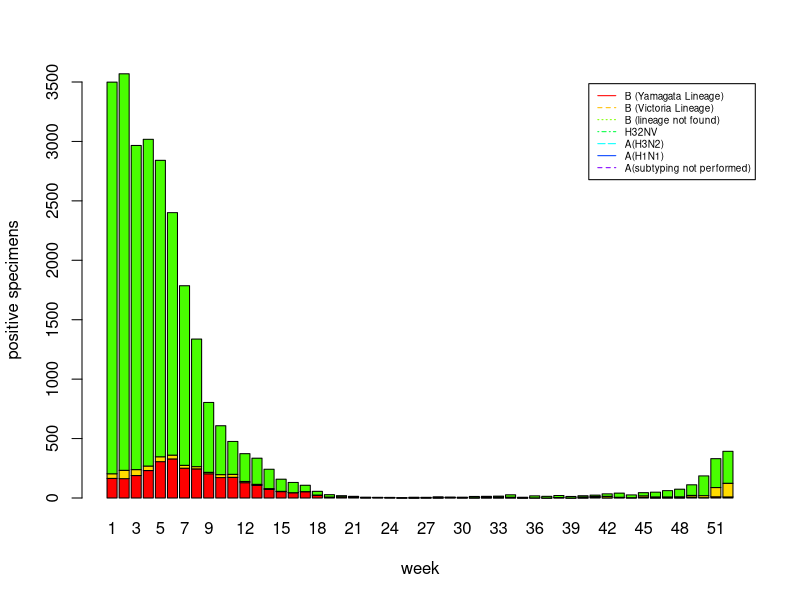

Source code (R):
file <- read.csv("Public_week52.csv",header = TRUE)
data <- data.frame(file[9], file[8], file[7],
                   file[2], file[4], file[3], 
                   file[6])
data
xaxis <- file[4]
a <- as.matrix(data)
barplot(t(a),ylim = c(0,3500),beside = F,names.arg=t(xaxis), xlab = "week",
        ylab = "positive specimens",col = rainbow(7))
legend("topright", inset = 0.004, legend=c("B (Yamagata Lineage)",
                                        "B (Victoria Lineage)", 
                                        "B (lineage not found)", "H32NV", "A(H3N2)", "A(H1N1)", 
                                        "A(subtyping not performed)"),
       col=rainbow(8), lty=1:5, cex=0.6)
